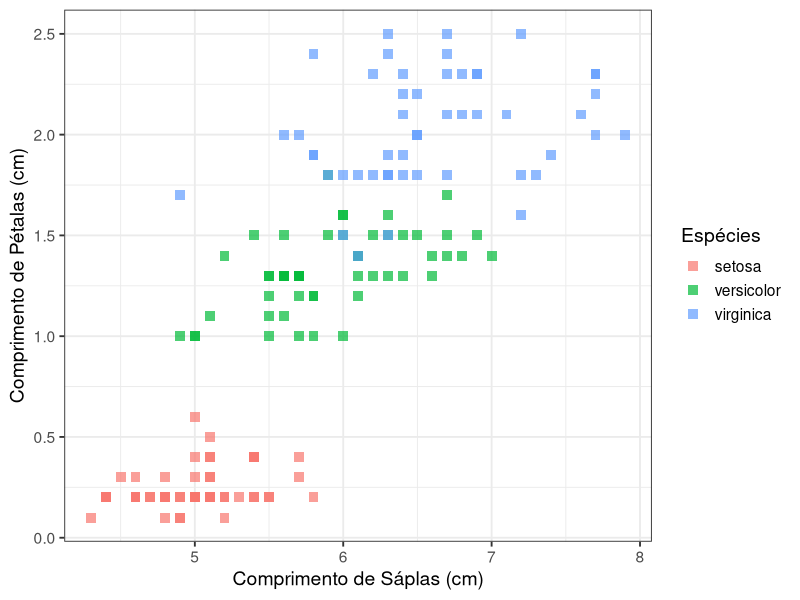
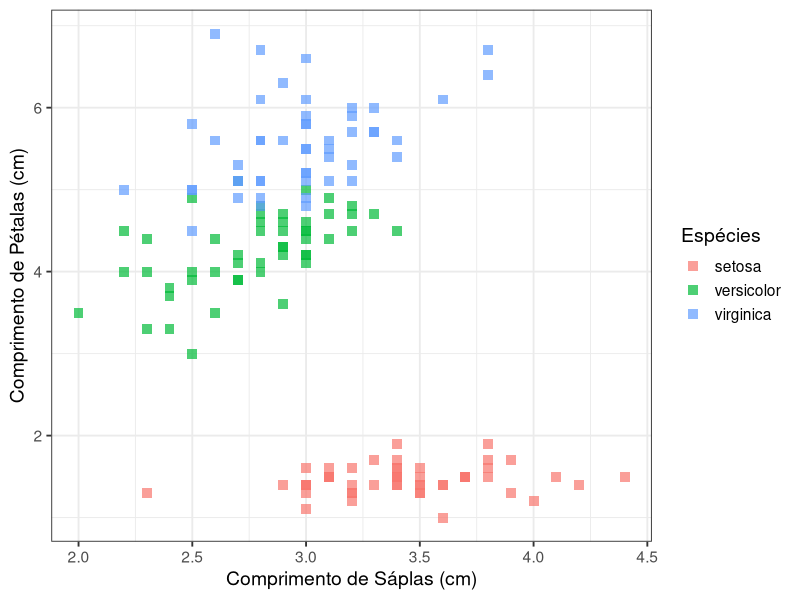

Reproduce these figures in R, in order.

# Criando Funções no R ------------------------------------------------------------------------
# Autora do script: Jeanne Franco -------------------------------------------------------------
# Data: 31/08/22 ------------------------------------------------------------------------------
# Referência: https://www.youtube.com/watch?v=kuMXSi1KlGc -------------------------------------

# A estrutura básica de uma função ---------------------------------------------------------------------------------------------------------

### 1. Componentes: nome da função, argumentos e 'receita'

potencia <- function(x, e) {
  res <- x^e
  return(res)
}

potencia(x = 2, e = 10)

### 2. Argumentos nomeados e não-nomeados

##### Quando o argumento não é nomeado (x, e), deve-se colocar
##### os valores na ordem da função, ou seja, primeiro o valor
##### de 'x' e depois o valor de 'e'. Caso ocorra a nomeação dos
##### valores a ordem não importa. Exemplo:

# - Argumentos não-nomeados

potencia(5, 2) # Lê-se potencia de 5 elevado a 2, primeiro deve-se
# colocar o valor da base 'x' que é 5.

# - Argumentos nomeados

potencia(e = 2, x = 5) # A ordem não importa, o resultado é o mesmo.

### 3. Estabelecendo valores default para os argumentos

potencia <- function(x, e = 2) { # Estabelece o expoente 2 como padrão
  res <- x^e
  return(res)
}

potencia(10)
potencia(3)

### 4. Construindo uma função para análise descritiva

library(dplyr)

dados <- iris

dados %>%
  group_by(Species) %>%
  summarise(Media = mean(Sepal.Length),
            DP = sd(Sepal.Length),
            Minimo = min(Sepal.Length),
            Maximo = max(Sepal.Length))

desc_num <- function(df, grupo, vd) {
  
  library(dplyr)
  
  res <- df %>%
  group_by({{grupo}}) %>%
  summarise(Media = mean({{vd}}),
            DP = sd({{vd}}),
            Minimo = min({{vd}}),
            Maximo = max({{vd}}))
  
  return(res)
}

desc_num(iris, Species, Petal.Width)
desc_num(iris, Species, Sepal.Width)
desc_num(iris, Species, Petal.Length)
desc_num(iris, Species, Sepal.Length)

### 5. Construindo uma função para gráficos

library(ggplot2)

ggplot(iris, aes(x = Sepal.Length, y = Petal.Width, color = Species)) +
  geom_point(size = 3, shape = 15, alpha = 0.7) +
  labs(x = "Comprimento de Sáplas (cm)", 
       y = "Comprimento de Pétalas (cm)",
       color = "Espécies") +
  theme_bw(base_size = 14)

graph <- function(df, grupo, vd1, vd2, xlab, ylab, tlegend) {
  
  library(ggplot2)
  
  res <- ggplot(df, aes(x = {{vd1}}, y = {{vd2}}, color = {{grupo}})) +
  geom_point(size = 3, shape = 15, alpha = 0.7) +
  labs(x = xlab, 
       y = ylab,
       color = tlegend) +
  theme_bw(base_size = 14)
  
  return(res)
}

graph(iris, Species, Sepal.Width, Petal.Length, "Comprimento de Sáplas (cm)",
      "Comprimento de Pétalas (cm)", "Espécies")






  